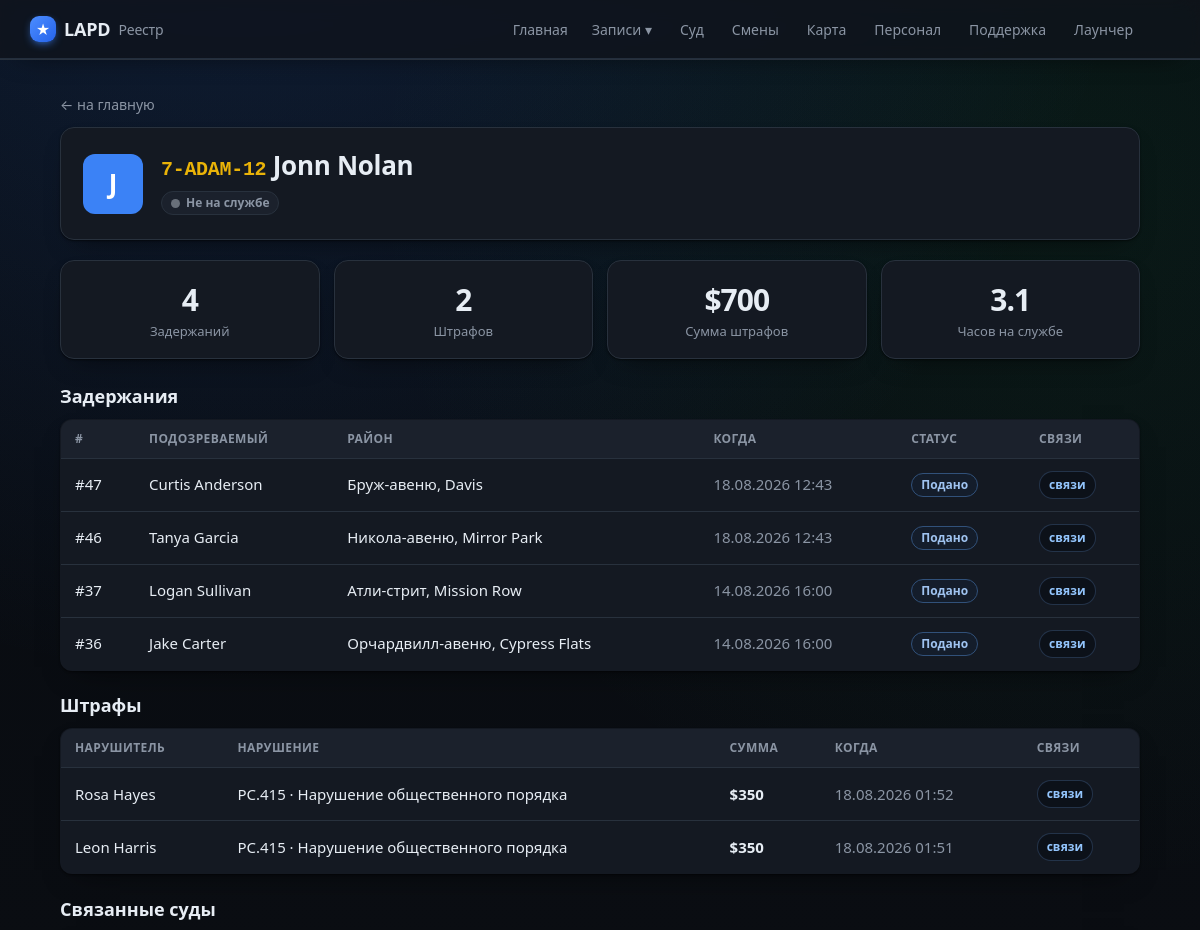
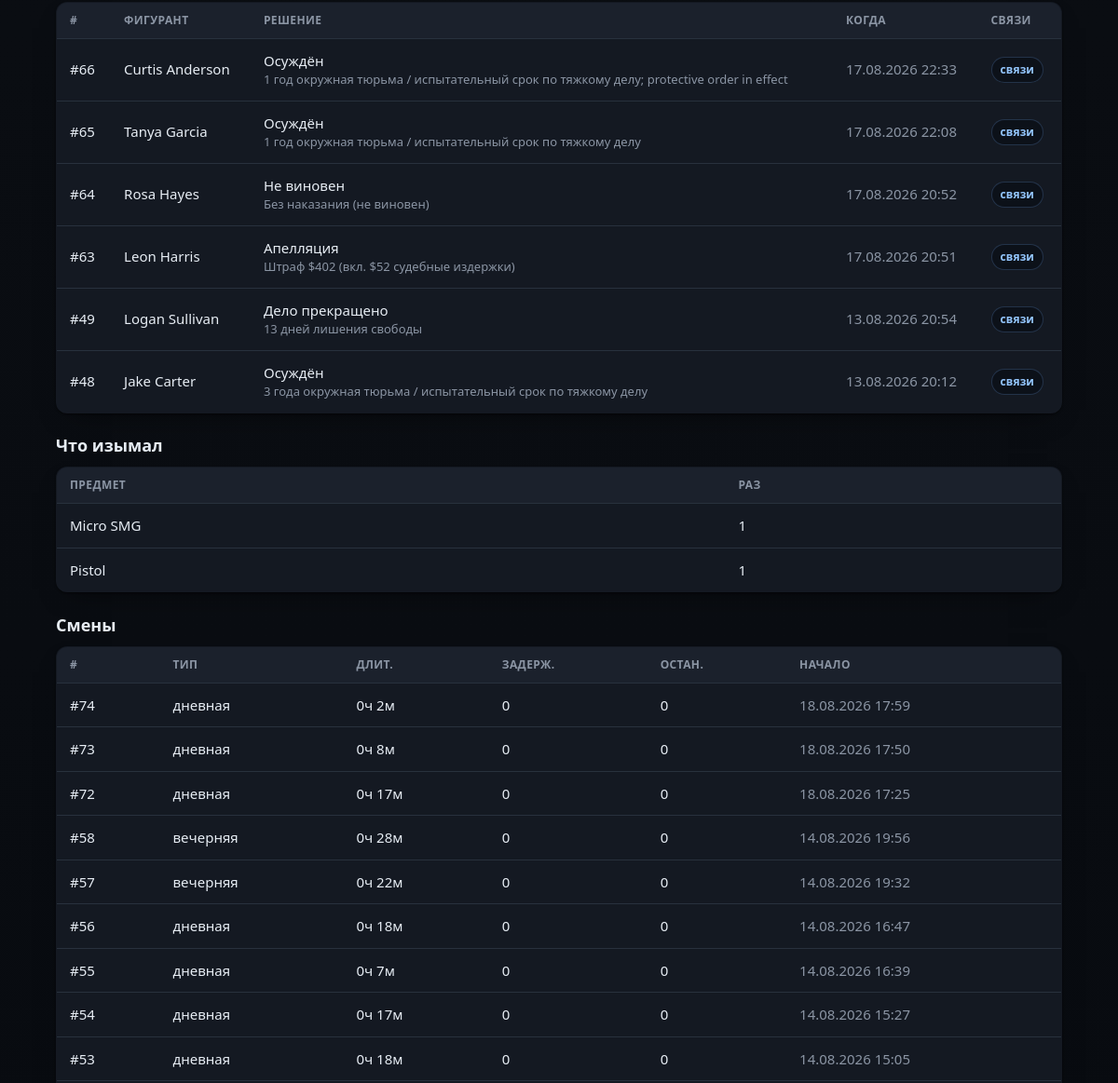
Page /officer/7-ADAM-12 (upper part) on the earlier database version (2 pictures, top to bottom).
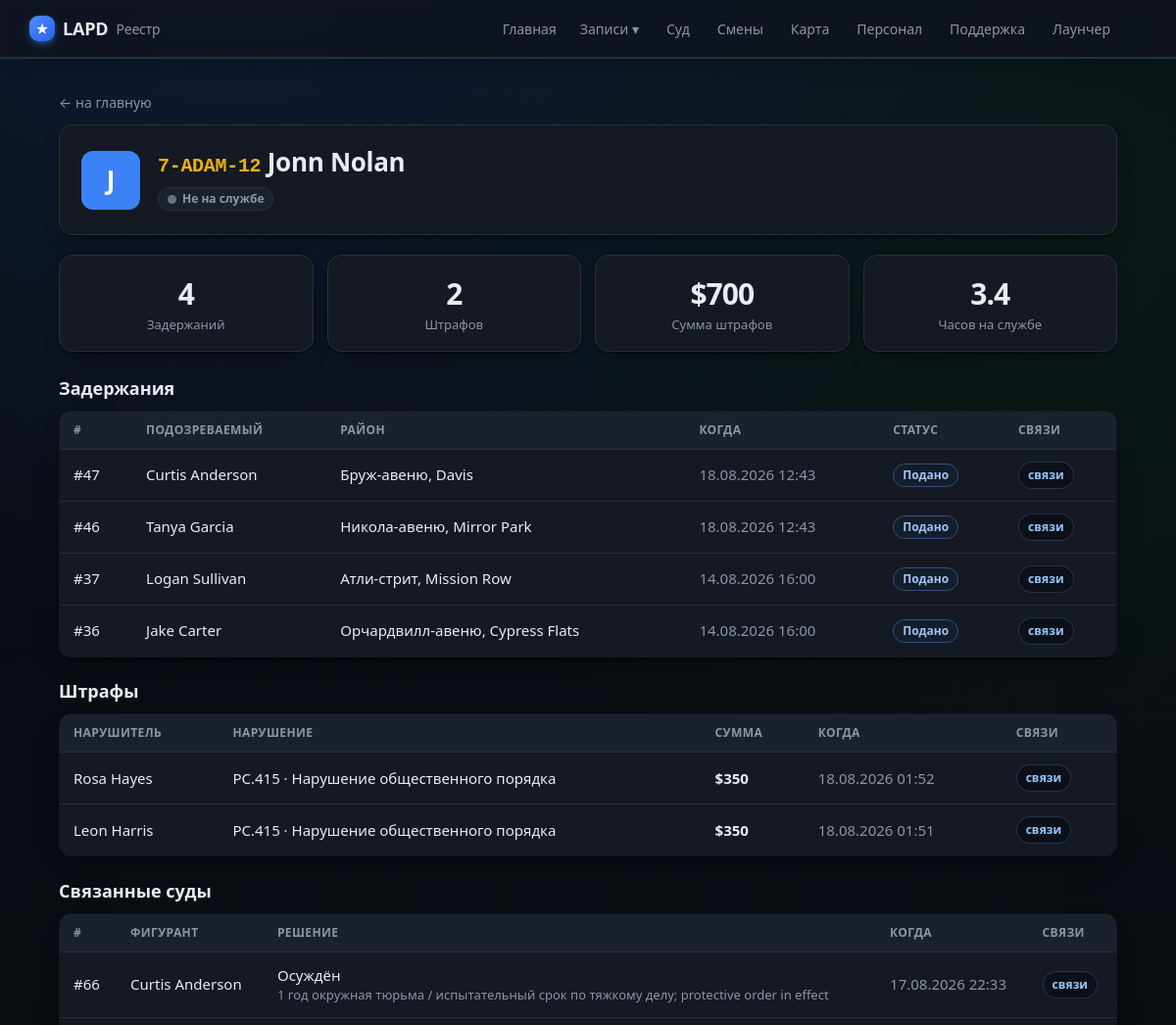
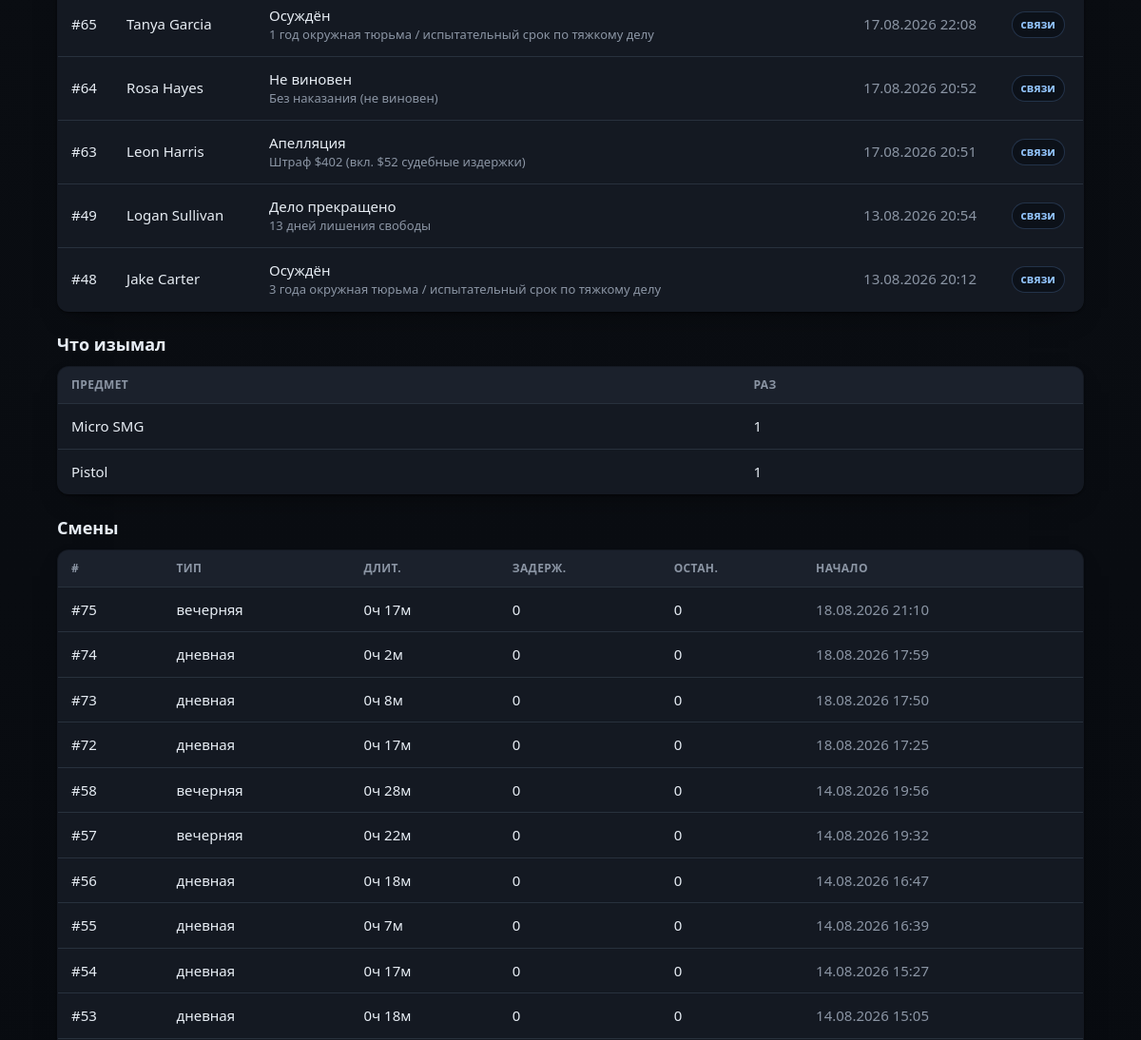
Same page on the later database version (2 pictures, top to bottom).
### tables this page shows
CREATE TABLE cases (
                id INTEGER PRIMARY KEY AUTOINCREMENT,
                officer_id INTEGER NOT NULL,
                suspect_name TEXT,
                wanted INTEGER DEFAULT 0,
                license_state TEXT,
                citations INTEGER DEFAULT 0,
                zone TEXT,
                postal TEXT,
                game_time TEXT,
                created_at TEXT NOT NULL,
                screenshot TEXT,
                status TEXT NOT NULL DEFAULT 'submitted',
                discord_sent INTEGER DEFAULT 0,
                vehicle_model TEXT, vehicle_plate TEXT, vehicle_color TEXT,
                charges TEXT, found_items TEXT, reason TEXT, notes TEXT,
                mugshot TEXT, fine INTEGER, bail INTEGER, jail_time TEXT,
                is_test INTEGER DEFAULT 0, external_id TEXT, suspect_dob TEXT,
                FOREIGN KEY (officer_id) REFERENCES officers(id)
            );

CREATE TABLE citations (
                id INTEGER PRIMARY KEY AUTOINCREMENT,
                external_id TEXT UNIQUE,
                officer_id INTEGER,
                subject_name TEXT,
                issued_at TEXT,
                location TEXT,
                charges TEXT,
                fine INTEGER DEFAULT 0,
                notes TEXT
            );

CREATE TABLE court_cases (
                id INTEGER PRIMARY KEY AUTOINCREMENT,
                external_id TEXT UNIQUE,
                subject_name TEXT,
                source TEXT,
                filed_at TEXT,
                status INTEGER,
                outcome INTEGER,
                sentence TEXT,
                notes TEXT,
                judge TEXT, prosecutor TEXT, defense TEXT, courtroom TEXT, plea TEXT,
                appeal_filed INTEGER DEFAULT 0,
                charges TEXT, timeline TEXT,
                synced_at TEXT
            );

CREATE TABLE shifts (
                id INTEGER PRIMARY KEY AUTOINCREMENT,
                officer_id INTEGER NOT NULL,
                shift_type TEXT,
                started_at TEXT NOT NULL,
                ended_at TEXT,
                duration_min INTEGER DEFAULT 0,
                arrests INTEGER DEFAULT 0,
                traffic_stops INTEGER DEFAULT 0,
                pursuits INTEGER DEFAULT 0,
                pit INTEGER DEFAULT 0,
                callouts INTEGER DEFAULT 0,
                fines_total INTEGER DEFAULT 0,
                is_test INTEGER DEFAULT 0, source_ext TEXT,
                FOREIGN KEY (officer_id) REFERENCES officers(id)
            );

### app/main.py (the view)
@app.route("/officer/<callsign>")
def officer_view(callsign):
    off = db.get_officer(callsign)
    if not off:
        abort(404)
    shifts = db.list_shifts(50, officer_id=off["id"])
    hours = round(sum(s.get("duration_min") or 0 for s in shifts) / 60, 1)
    return render_template("officer.html", officer=off,
                           cases=db.list_cases(200, officer_id=off["id"]),
                           citations=db.list_citations(200, officer_id=off["id"]),
                           callouts=db.list_callouts(200, officer_id=off["id"], real_only=True),
                           court_cases=db.list_related_court_cases_for_officer(off["id"]),
                           cit=db.citations_summary(off["id"]),
                           evidence=db.evidence_catalog(off["id"]),
                           shifts=shifts, hours=hours)

### app/db.py (called while the page is built)
def fmt_dt(iso):
    try:
        dt = datetime.datetime.fromisoformat(iso)
        return dt.strftime("%d.%m.%Y %H:%M")
    except Exception:
        return iso or "—"

@contextmanager
def get_conn():
    conn = sqlite3.connect(config.DB_PATH)
    conn.row_factory = sqlite3.Row
    try:
        yield conn
        conn.commit()
    finally:
        conn.close()

def _jsonlist(val):
    if not val:
        return []
    try:
        return json.loads(val)
    except Exception:
        return [x.strip() for x in str(val).split(",") if x.strip()]

def _parse_charge(s):
    import re as _re
    m = _re.match(r"^\s*(\S+)\s·\s(.+?)(?:\s\(([^)]+)\))?\s*$", s or "")
    if m:
        return {"code": m.group(1), "desc": m.group(2), "cls": m.group(3) or ""}
    return {"code": "", "desc": s or "", "cls": ""}

def status_info(code):
    return DUTY_STATUS.get(code, {"ru": "Не на службе", "cls": "off"})

def _replace_mojibake_pairs(s):
    for bad, good in sorted(_MOJI_TO_CYR.items(), key=lambda x: len(x[0]), reverse=True):
        s = s.replace(bad, good)
    return s

def _fix_rooms(s):
    return re.sub(r"(\d)([А-Я])", lambda m: m.group(1) + _CYR2LAT.get(m.group(2), m.group(2)), s)

### app/templates/officer.html (shortened to what the changed rows need)
{% extends "base.html" %}
{% block content %}
<div class="officer-card">
  <div class="off-main">
    <h1><span class="cs big">{{ officer.callsign }}</span> {{ officer.name or '' }}</h1>
  </div>
</div>
<section class="stats {% if callouts %}stats-5{% endif %}">
  <div class="stat"><div class="num">{{ hours }}</div><div class="lbl">Часов на службе</div></div>
</section>
<h2>Задержания</h2>
{% if cases %}
<table class="tbl">
  <thead><tr><th>#</th><th>Подозреваемый</th><th>Район</th><th>Когда</th><th>Статус</th><th>Связи</th></tr></thead>
  <tbody>
  {% for c in cases %}
    <tr onclick="location='{{ url_for('case_view', cid=c.id) }}'">
      <td><a class="row-link" href="{{ url_for('case_view', cid=c.id) }}" onclick="event.stopPropagation()">#{{ c.id }}</a></td>
      <td><a class="row-link" href="{{ url_for('file_view', name=c.suspect_name) }}" onclick="event.stopPropagation()">{{ c.suspect_name }}</a>
        {% if c.wanted %}<span class="tag wanted">розыск</span>{% endif %}</td>
      <td>{% if c.zone %}<a href="{{ url_for('game_map', zone=c.zone) }}" onclick="event.stopPropagation()">{{ c.zone }}</a>{% else %}—{% endif %}</td>
      <td class="muted">{{ c.created_fmt }}</td>
      <td><span class="tag st-{{ c.status }}">{{ c.status_ru }}</span></td>
      <td>
        <details class="link-pop" onclick="event.stopPropagation()">
          <summary>связи</summary>
        </details>
      </td>
    </tr>
  {% endfor %}
  </tbody>
</table>
{% else %}<p class="empty">Задержаний нет.</p>{% endif %}
<h2>Штрафы</h2>
{% if citations %}
<table class="tbl">
  <thead><tr><th>Нарушитель</th><th>Нарушение</th><th>Сумма</th><th>Когда</th><th>Связи</th></tr></thead>
  <tbody>
  {% for c in citations %}
    <tr onclick="location='{{ url_for('citation_view', cid=c.id) }}'"><td><a class="row-link" href="{{ url_for('file_view', name=c.subject_name) }}" onclick="event.stopPropagation()">{{ c.subject_name }}</a></td>
      <td>{% if c.charges %}{{ c.charges[0] }}{% else %}—{% endif %}</td>
      <td><b>${{ c.fine }}</b></td><td class="muted">{{ c.issued_fmt }}</td>
      <td>
        <details class="link-pop" onclick="event.stopPropagation()">
          <summary>связи</summary>
        </details>
      </td></tr>
  {% endfor %}
  </tbody>
</table>
{% else %}<p class="empty">Штрафов нет.</p>{% endif %}
<h2>Связанные суды</h2>
{% if court_cases %}
<table class="tbl">
  <thead><tr><th>#</th><th>Фигурант</th><th>Решение</th><th>Когда</th><th>Связи</th></tr></thead>
  <tbody>
  {% for c in court_cases %}
    <tr onclick="location='{{ url_for('court_case_view', cid=c.id) }}'">
      <td><a class="row-link" href="{{ url_for('court_case_view', cid=c.id) }}" onclick="event.stopPropagation()">#{{ c.id }}</a></td>
      <td><a class="row-link" href="{{ url_for('file_view', name=c.subject_name) }}" onclick="event.stopPropagation()">{{ c.subject_name }}</a></td>
      <td>{{ c.label }}{% if c.sentence %}<div class="muted small">{{ c.sentence }}</div>{% endif %}</td>
      <td class="muted">{{ c.filed_fmt }}</td>
      <td>
        <details class="link-pop" onclick="event.stopPropagation()">
          <summary>связи</summary>
        </details>
      </td>
    </tr>
  {% endfor %}
  </tbody>
</table>
{% else %}<p class="empty">Связанных судов нет.</p>{% endif %}
{% if evidence %}
<h2>Что изымал</h2>
<table class="tbl">
  <thead><tr><th>Предмет</th><th>Раз</th></tr></thead>
  <tbody>{% for item, n in evidence %}<tr><td>{{ item }}</td><td>{{ n }}</td></tr>{% endfor %}</tbody>
</table>
{% endif %}
{% if shifts %}
<h2>Смены</h2>
<table class="tbl">
  <thead><tr><th>#</th><th>Тип</th><th>Длит.</th><th>Задерж.</th><th>Остан.</th><th>Начало</th></tr></thead>
  <tbody>
  {% for s in shifts %}
    <tr onclick="location='{{ url_for('shift_view', sid=s.id) }}'">
      <td><a class="row-link" href="{{ url_for('shift_view', sid=s.id) }}" onclick="event.stopPropagation()">#{{ s.id }}</a></td><td>{{ s.type_ru }}</td><td>{{ s.duration_h }}</td>
      <td>{{ s.arrests }}</td><td>{{ s.traffic_stops }}</td><td class="muted">{{ s.started_fmt }}</td>
    </tr>
  {% endfor %}
  </tbody>
</table>
{% endif %}
{% endblock %}

Differences in the rows shown:
added shifts: id "75", type_ru "вечерняя", duration_h "0ч 17м", arrests "0", traffic_stops "0", started_fmt "18.08.2026 21:10"
Other differences:
{{ hours }}: "3.1" → "3.4"
